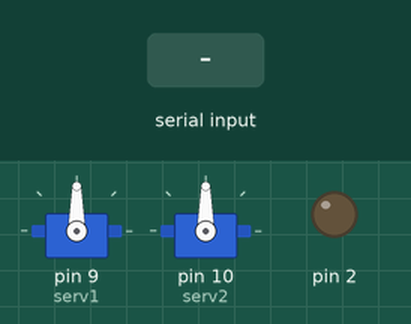
Bench run of a sketch on a simulated Arduino Uno, built with avr-gcc and run on an emulated ATmega328P. Parts: 2 × servo, output pins drawn as LEDs (lit = HIGH). Inputs (shaded band) come from the test bench.

Above: at 1.2 s.
1.3 s: "<90,45,200>" received over Serial
At 2.1 s:
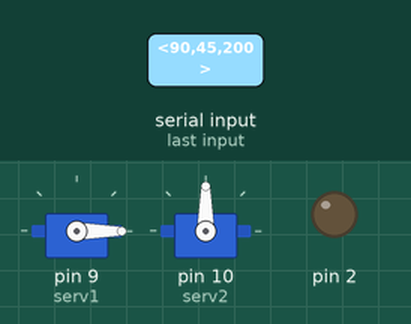
2.8 s: "<30,150,10>" received over Serial
At 3.3 s:
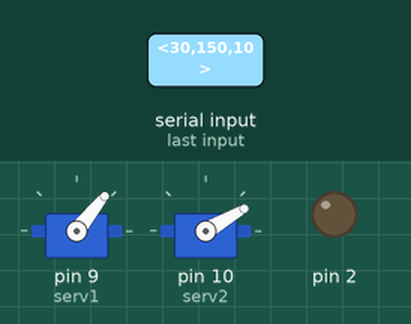
4.3 s: "<90,45>" received over Serial
At 5.5 s:
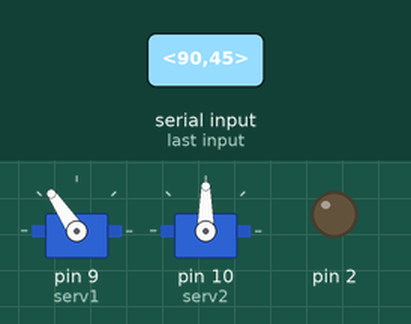
5.8 s: "<1>" received over Serial
At 6.5 s:
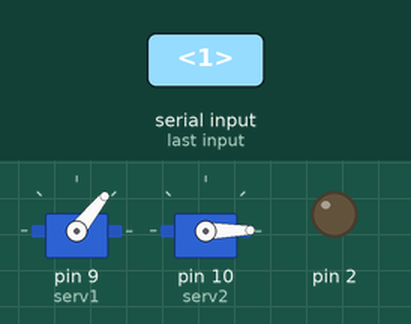
7.3 s: "<30,150>" received over Serial
At 7.8 s:
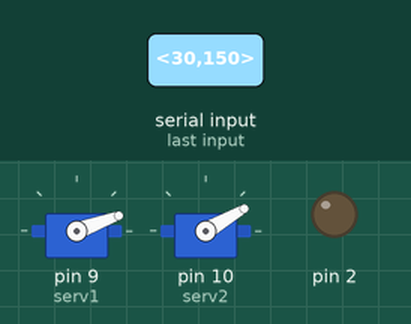
8.8 s: "<5>" received over Serial
At 9.9 s:
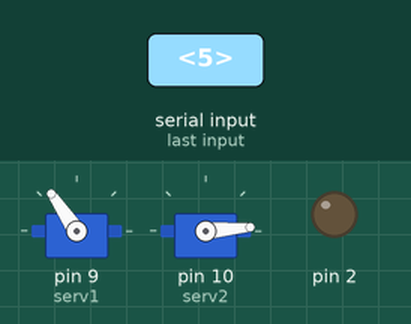
Timing chart, 0 to 11.3 s (numbered marks = the images above; inputs shaded):
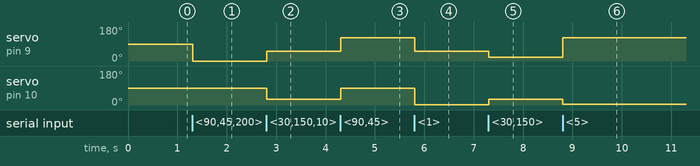

The sketch:

ControlledTurret.ino
```cpp
#include <Servo.h>

Servo serv1;
Servo serv2;
int val1;
int val2;

//FOR THE COMMUNICATION
const byte numChars = 32;
char receivedChars[numChars];
char tempChars[numChars];        // temporary array for use when parsing

      // variables to hold the parsed data
int xVal = 0;
int yVal = 0;
int mClick = 0;
boolean newData = false;

void setup() {
  pinMode(2,OUTPUT);
  serv1.attach(9);
  serv2.attach(10);
  Serial.begin(9600);
}

void loop() {
  recvWithStartEndMarkers();
  if (newData == true) {
      strcpy(tempChars, receivedChars);

      parseData();
      newData = false;

      val2 = map(xVal, 0, 180, 0, 180);
      serv1.write(val1);

      val1 = map(yVal, 0, 180, 20, 145);
      serv2.write(val2);


      if(mClick == 1){
        digitalWrite(2,HIGH);
      }
      else{
        digitalWrite(2,LOW);
      }

  }
}

void recvWithStartEndMarkers() {
    static boolean recvInProgress = false;
    static byte ndx = 0;
    char startMarker = '<';
    char endMarker = '>';
    char rc;

    while (Serial.available() > 0 && newData == false) {
        rc = Serial.read();

        if (recvInProgress == true) {
            if (rc != endMarker) {
                receivedChars[ndx] = rc;
                ndx++;
                if (ndx >= numChars) {
                    ndx = numChars - 1;
                }
            }
            else {
                receivedChars[ndx] = '\0'; // terminate the string
                recvInProgress = false;
                ndx = 0;
                newData = true;
            }
        }

        else if (rc == startMarker) {
            recvInProgress = true;
        }
    }
}

void parseData() {      // split the data into its parts

    char * strtokIndx; // this is used by strtok() as an index

    strtokIndx = strtok(tempChars, ","); // this continues where the previous call left off
    xVal = atoi(strtokIndx);     // convert this part to an integer

    strtokIndx = strtok(NULL, ",");
    yVal = atoi(strtokIndx);     // convert this part to a float

    strtokIndx = strtok(NULL, ",");
    mClick = atoi(strtokIndx);     // convert this part to a float

}
```

Measured:
- after the input at 1.3 s, servo on pin 9 (serv1): 90° → 0° at once
- after the input at 2.8 s, servo on pin 9 (serv1): 0° → 51° at once; servo on pin 10 (serv2): 90° → 30° at once
- after the input at 4.3 s, servo on pin 9 (serv1): 51° → 124° at once; servo on pin 10 (serv2): 30° → 90° at once
- after the input at 5.8 s, servo on pin 9 (serv1): 124° → 51° at once; servo on pin 10 (serv2): 90° → 1° at once
- after the input at 7.3 s, servo on pin 9 (serv1): 51° → 20° at once; servo on pin 10 (serv2): 1° → 30° at once
- after the input at 8.8 s, servo on pin 9 (serv1): 20° → 124° at once; servo on pin 10 (serv2): 30° → 5° at once
